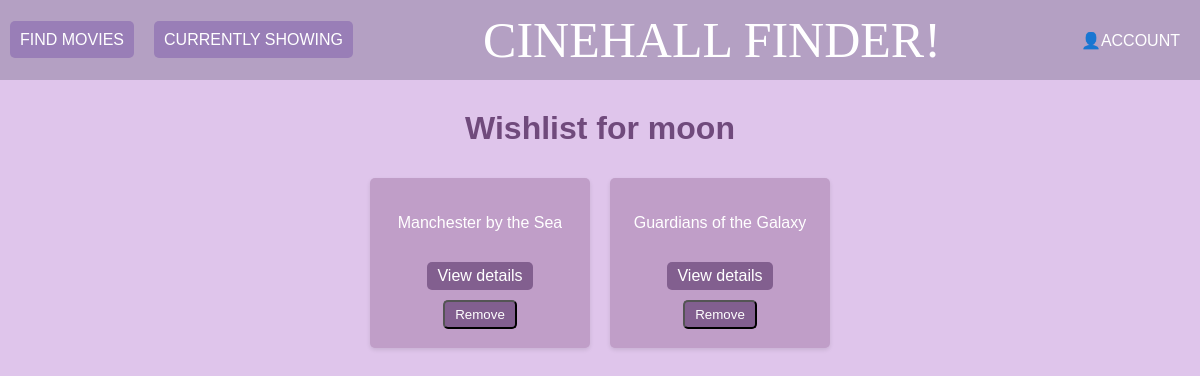
The app's page /wishlist_page/moon with its own data.
### app/models.py (models this page shows, shortened)
class User(db.Model):
    id = db.Column(db.Integer, primary_key=True)
    username = db.Column(db.String(80), unique=True, nullable=False)
    email = db.Column(db.String(120), unique=True, nullable=False)
    password = db.Column(db.String(80), nullable=False)
    security_answer = db.Column(db.String(255), nullable=False)
    points = db.Column(db.Integer, default=0, nullable=False)
    vouchers = db.relationship('Voucher', secondary=user_vouchers,
                               backref=db.backref('users', lazy=True))
    friends = relationship(
        'User',
        secondary='friendship',
        primaryjoin=id == Friendship.user_id,
        secondaryjoin=id == Friendship.friend_id,
        backref='friend_of'
    )

class Wishlist(db.Model):
    id = db.Column(db.Integer, primary_key=True)
    movie_rank = db.Column(db.Integer, db.ForeignKey('Movie_Data.Rank'), nullable=False)
    user_id = db.Column(db.Integer, db.ForeignKey('user.id'), nullable=False)  # Corrected reference to 'user' table
    user = db.relationship('User', backref=db.backref('wishlist', lazy=True))

class Movie_Data(db.Model):
    __tablename__ = 'Movie_Data'
    Rank = db.Column(db.Integer, primary_key=True)
    Title = db.Column(db.Text)
    Genre = db.Column(db.Text)
    Description = db.Column(db.Text)
    Director = db.Column(db.Text)
    Actors = db.Column(db.Text)
    Year = db.Column(db.Integer)
    Runtime = db.Column(db.Integer)
    Rating = db.Column(db.Numeric)
    Votes = db.Column(db.Integer)
    Revenue = db.Column(db.Text)
    Metascore = db.Column(db.Integer)

### app/routes.py (the view)
@app.route('/wishlist_page/<username>', methods=['GET', 'POST'])
def wishlist_page(username):
    user = User.query.filter_by(username=username).first()
    if user:
        wishlist_data = get_wishlist_data(username)
        for entry in wishlist_data:
            entry.movie = Movie_Data.query.filter_by(Rank=entry.movie_rank).first()
        return render_template('wishlist.html', user=user, wishlist_data=wishlist_data,username=username)
    else:
        return "User not found."

### app/routes.py (called while the page is built)
def get_wishlist_data(username):
    user = User.query.filter_by(username=username).first()
    if user:
        wishlist_data = Wishlist.query.filter_by(user_id=user.id).all()
        return wishlist_data
    else:
        return []

### app/templates/wishlist.html (shortened to what this page needs)
{% extends 'base1.html' %}
{% block content %}
</head>
<body>
    <h1>Wishlist for {{ user.username }}</h1>
    <div class="movie-container">
        {% for entry in wishlist_data %}
            <div class="movie-box">
                <div class="movie-info">
                    <p class="movie-title">{{ entry.movie.Title }}</p>
                </div>
                <div class="button-group">
                    <a href="{{ url_for('movie_page', Rank=entry.movie.Rank, username=username) }}" class="wishlist-btn">View details</a>
                    <form action="{{ url_for('remove_from_wishlist', Rank=entry.movie.Rank) }}" method="POST">
                        <button type="submit" class="wishlist-btn" >Remove</button>
                    </form>
                </div>
            </div>
        {% endfor %}
    </div>
</body>
{% endblock %}

### app/templates/base1.html (style rules this page uses)
body { margin: 0; font-family: Font1,Arial, sans-serif; background-color: #e5d7ec; color: #615f5f; text-align: center; }

### app/templates/wishlist.html (style rules this page uses)
body { font-family: Arial, sans-serif; background-color: #dfc5eb; margin: 0; padding: 0; box-sizing: border-box; }
h1 { color: #704a7c; text-align: center; margin-top: 30px; }
.movie-container { display: flex; flex-wrap: wrap; justify-content: center; }
.movie-box { background-color: #c09ec8; padding: 10px; border-radius: 5px; margin: 10px; box-shadow: 0 2px 4px rgba(0, 0, 0, 0.1); width: 200px; height: 150px; display: flex; flex-direction: column; align-items: center; justify-content: center; }
.movie-info { text-align: center; margin-bottom: 10px; }
.movie-title { color: #fff; text-align: center; overflow: hidden; text-overflow: ellipsis; white-space: nowrap; max-width: 100%; margin-bottom: 10px; }
.wishlist-btn { display: inline-block; padding: 5px 10px; background-color: #825f8f; color: #fff; text-decoration: none; border-radius: 5px; transition: background-color 0.3s ease; margin-top: 10px; }

### records on screen
User: username "moon"
Wishlist: movie.Title "Manchester by the Sea"
Wishlist: movie.Title "Guardians of the Galaxy"
